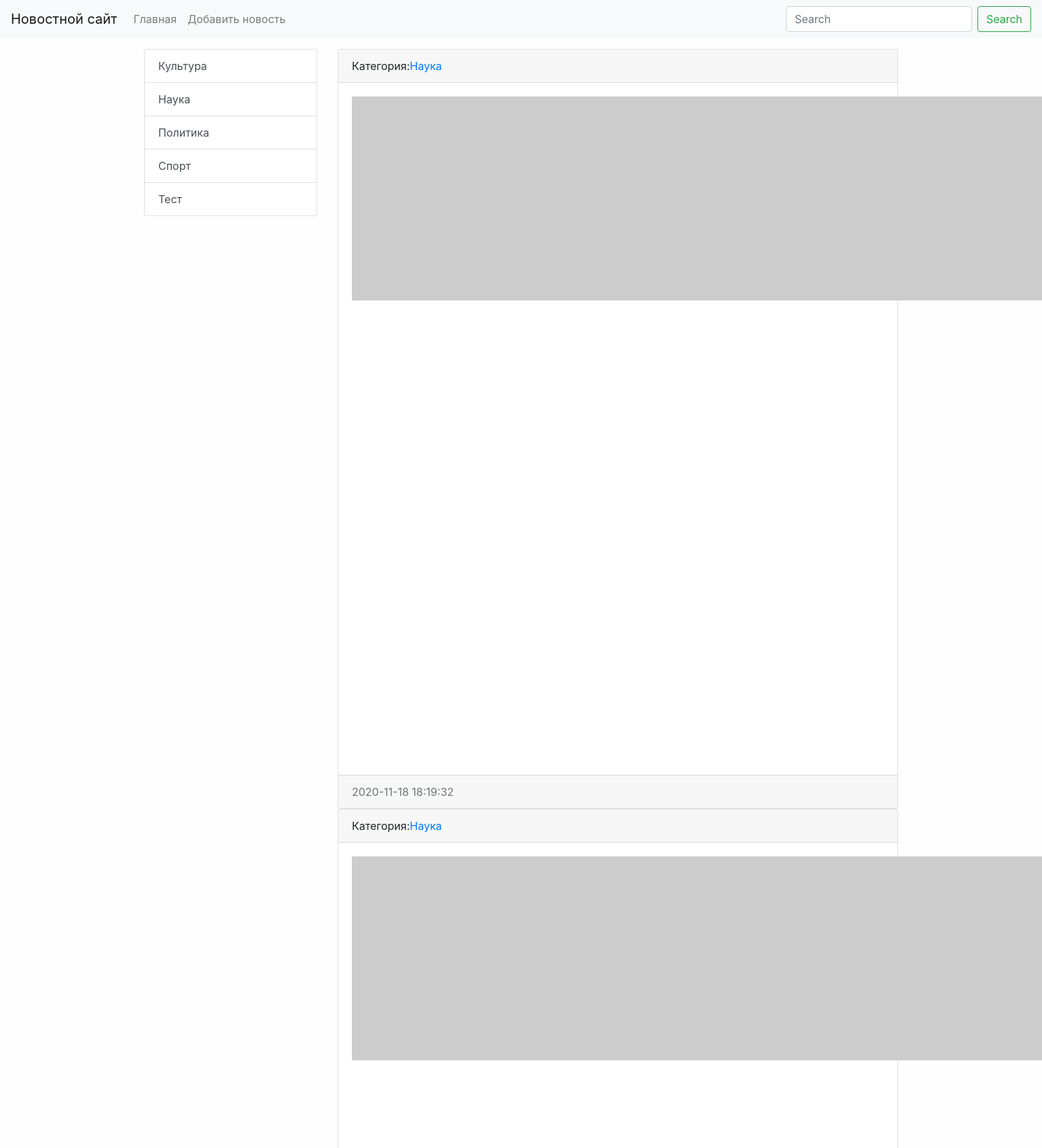
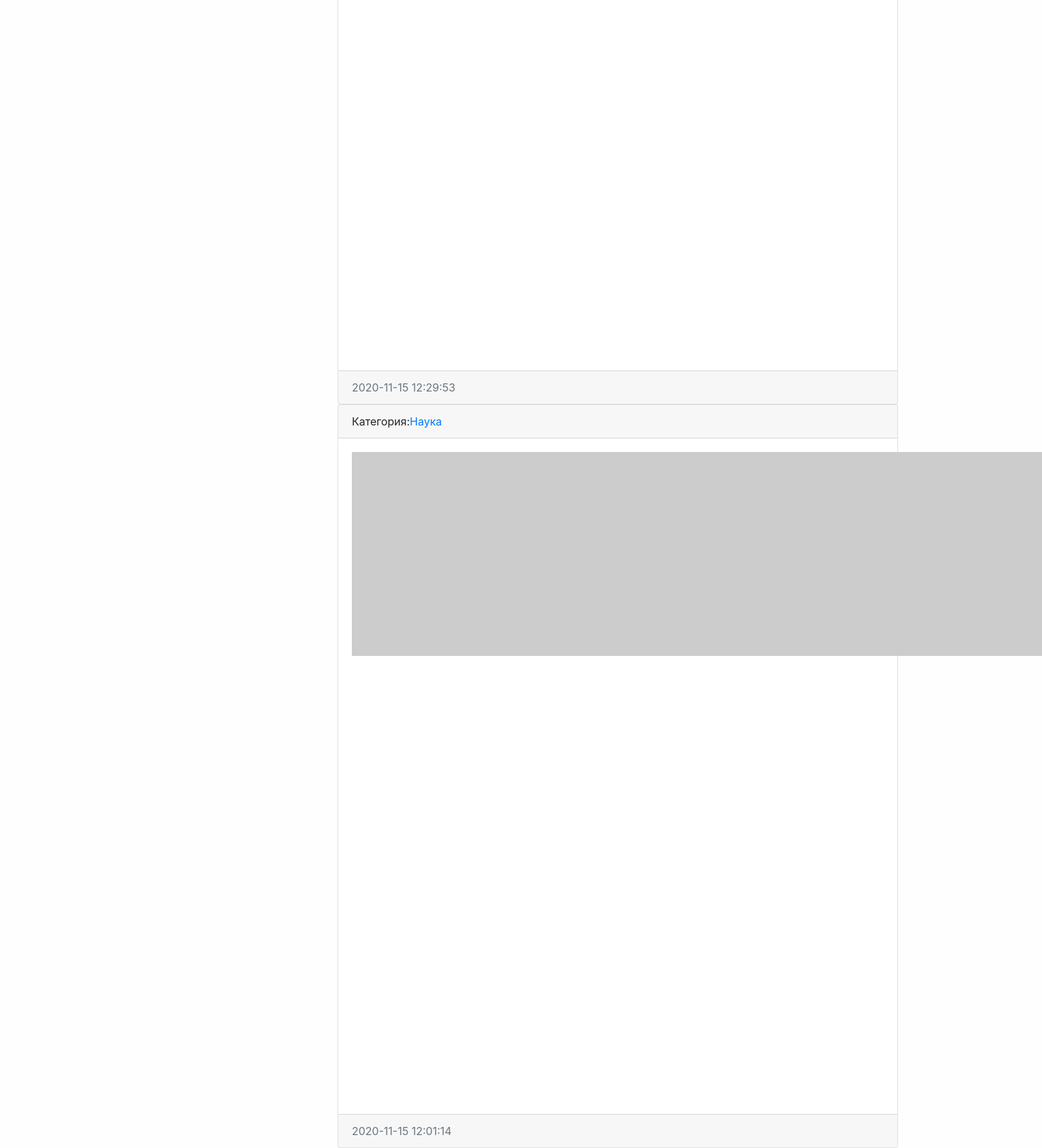
The app's page /category/2/ with its own data (2 pictures, top to bottom).
### news/models.py (models this page shows)
class Category(models.Model):
    title = models.CharField(max_length=150, db_index=True)
    def get_absolute_url(self):
        return reverse('category', kwargs={'category_id': self.pk})
    def __str__(self):
        return self.title
    class Meta:
        verbose_name = 'Категория'
        verbose_name_plural = 'Категории'
        ordering = ['title']

class News(models.Model):
    title = models.CharField(max_length=150, verbose_name='Наименование')
    content = models.TextField(blank=True, verbose_name='Контент')
    created_at = models.DateTimeField(auto_now_add=True, verbose_name='Создано')
    updated_at = models.DateTimeField(auto_now=True, verbose_name='Обновлено')
    photo = models.ImageField(upload_to='photo/%Y/%m/%d/', verbose_name='Фото', blank=True)
    is_published = models.BooleanField(default=True, verbose_name='Опубликовано')
    category = models.ForeignKey('Category', on_delete=models.PROTECT,  verbose_name='Категория')
    view = models.IntegerField(default=0)
    def get_absolute_url(self):
        return reverse('view_news', kwargs={'pk': self.pk})
    def __str__(self):
        return self.title
    class Meta:
        verbose_name = 'Новость'
        verbose_name_plural = 'Новости'
        ordering = ['-created_at']

### news/views.py (the view)
# urls.py: path('category/<int:category_id>/', NewsByCategory.as_view(), name='category'),
class NewsByCategory(ListView):
    model = News
    template_name = 'news/home_news_list.html'
    context_object_name = 'news'
    allow_empty = False
    def get_queryset(self):
        return News.objects.filter(category_id=self.kwargs['category_id'], is_published=True)
    def get_context_data(self, *, object_list=None, **kwargs):
        context = super().get_context_data(**kwargs)
        context['title'] = News.objects.get(pk=self.kwargs['category_id'], is_published=True)
        return context

### news/templatetags/news_tags.py (called while the page is built)
@register.simple_tag(name='get_list_categories')
def get_categories():
    return Category.objects.all()

@register.inclusion_tag('news/list_categories.html')
def show_categories():
    categories = Category.objects.all()
    return {'categories': categories}

### news/templates/news/home_news_list.html (shortened to what this page needs)
{% extends 'base.html' %}
{% block sitebar %}
{% include 'inc/_sidebar.html' %}
{% endblock %}
{% block content %}
{% for item in news %}
<div class="card bm-3">
  <div class="card-header">
    Категория:<a href="{{ item.category.get_absolute_url }}">{{ item.category }}</a>
  </div>
  <div class="card-body">
    <div class="media">
      {% if item.photo %}
      <img src="{{ item.photo.url }}" alt="" width="300" class="mr-3">
      {% else %}
      <img src="https://picsum.photos/id/1060/300/235/?blur=2" alt="" class="mr-3">
      {% endif %}
    </div>
  </div>
  <div class="card-footer text-muted">
    {{ item.created_at|date:"Y-m-d H:i:s" }}
  </div>
</div>
{% endfor %}
{% endblock %}

### news/templates/news/list_categories.html
<div class="list-group">
  {% for item in categories %}
  <a href=" {{ item.get_absolute_url }}" class="list-group-item list-group-item-action">{{ item.title }}</a>
  {% endfor %}
</div>

### mysite/static/css/style.css (style rules this page uses)
body { background-color: #fefefe; }

### records on screen
Category: title "Культура"
Category: title "Наука"
Category: title "Политика"
Category: title "Спорт"
Category: title "Тест"
News: category "Наука", created_at "2020-11-18 18:19:32"
News: category "Наука", created_at "2020-11-15 12:29:53"
News: category "Наука", created_at "2020-11-15 12:01:14"
